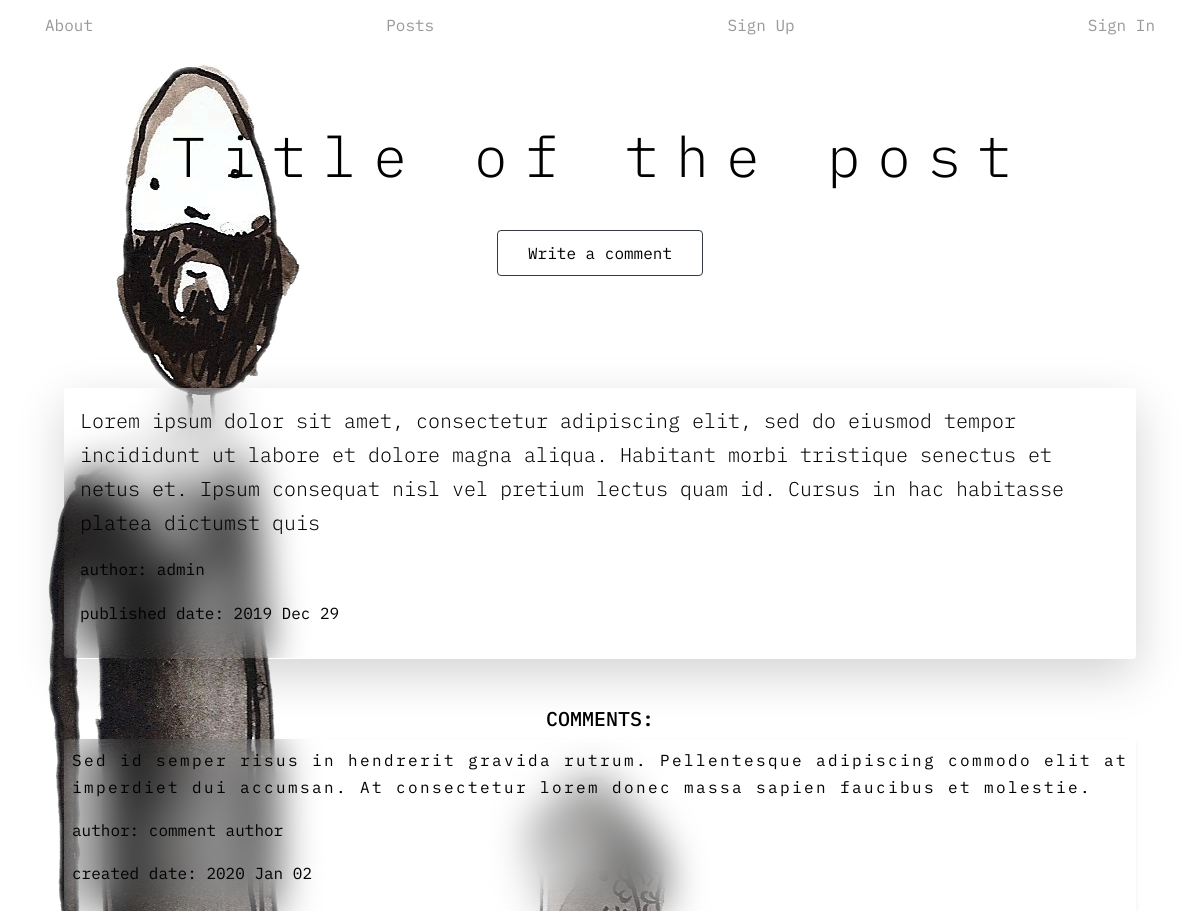
/blog_app/post_list/1/, run on an earlier commit of the app's database.
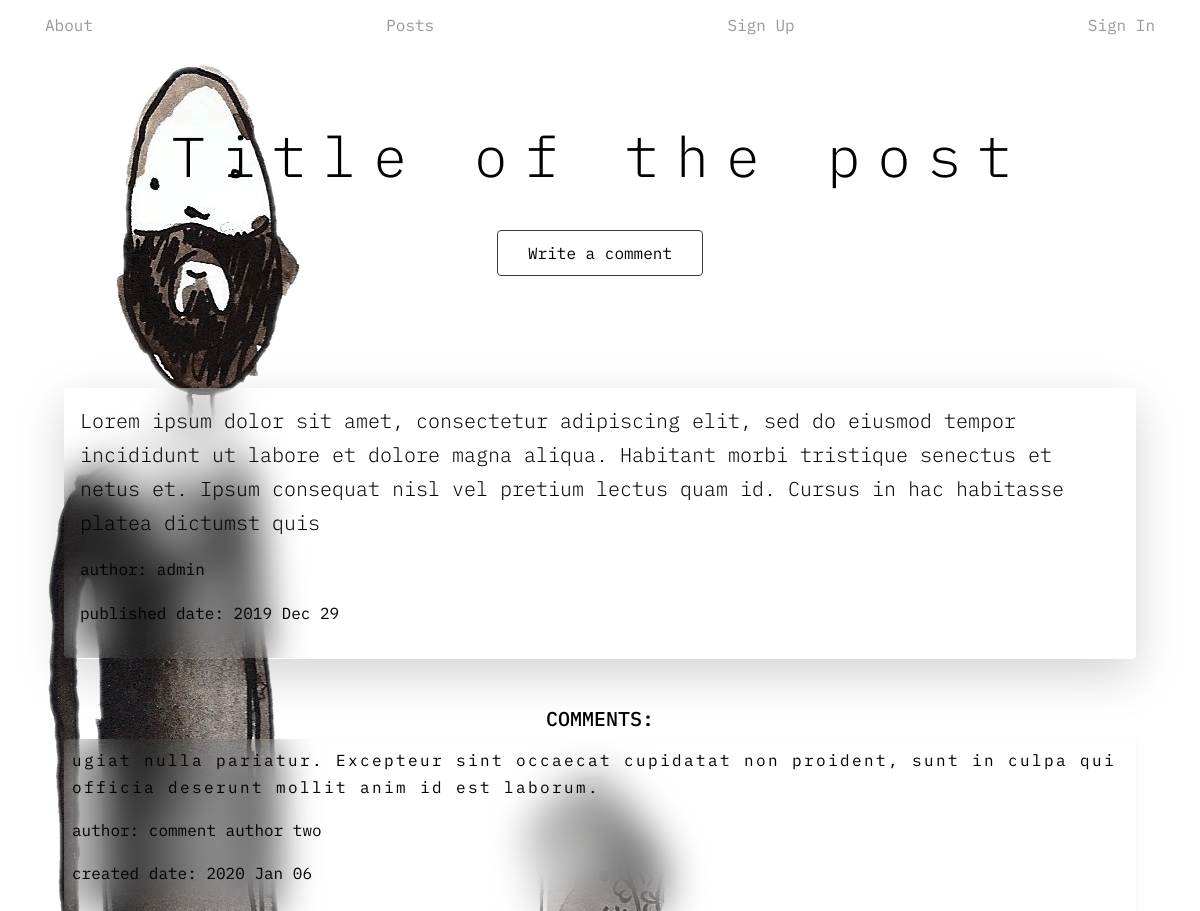
And on a later commit of the database.
### blog_app/models.py (models this page shows, shortened)
class UserPostModel(models.Model):
    post_author = models.ForeignKey(User, on_delete=models.CASCADE)
    post_title = models.CharField(max_length=264)
    post_text = models.TextField(max_length=264)
    post_creation_date = models.DateTimeField(default=timezone.now)
    post_published_date = models.DateTimeField(blank=True, null=True)

class UserCommentModel(models.Model):
    comment_belong = models.ForeignKey(UserPostModel, related_name='related_comment_belong', on_delete=models.CASCADE)
    comment_author = models.CharField(max_length=264)
    comment_text = models.TextField(max_length=264)
    comment_creation_date = models.DateTimeField(default=timezone.now)
    comment_approved = models.BooleanField(default=False)

### blog_app/views.py (the view)
# urls.py: url(r'^post_list/(?P<pk>\d+)/$', views.PostDetailView.as_view(), name='post_detail'),
class PostDetailView(DetailView):
    model = models.UserPostModel
    context_object_name = 'post_detail'
    template_name = 'blog_app/post_detail.html'

### templates/blog_app/post_detail.html (shortened to what this page needs)
{% extends 'main/base.html' %}
    {% block head_primary %}{{ post_detail.post_title }}{% endblock %}
    {% if user.is_authenticated %}
        {% block button_content %}
            {% if post_detail.post_published_date %}
                <a class="btn btn-outline-dark" href="{% url 'blog_app:add_comment' pk=post_detail.pk %}">Write a comment</a>
            {% else %}
                <a class="btn btn-outline-dark" href="{% url 'blog_app:post_publish' pk=post_detail.pk %}">Publish a post</a>
            {% endif %}
        {% endblock %}
    {% endif %}
    {% block content %}
          <div class="group_list_element p-3 mb-5 rounded shadow-lg">
              <p class="lead">{{ post_detail.post_text }}</p>
                <p>author: {{ post_detail.post_author }}</p>
                <div class="row">
                    <div class="col-9">
                        {% if post_detail.post_published_date %}
                            <p>published date: {{ post_detail.post_published_date|date:"Y M d" }}</p>
                        {% else %}
                            <p>created date: {{ post_detail.post_creation_date|date:"Y M d" }}</p>
                        {% endif %}
                    </div>
                </div>
          </div>
        {% block group_content %}
                {% if post_detail.related_comment_belong.count >= 1 %}
                    <h5 class="text-center">COMMENTS:</h5>
                {% endif %}
                <ol class="list-group list-group-flush">
                    {% for comment in post_detail.related_comment_belong.all %}
                        {% if comment.comment_approved %}
                            <li class="list-group-item shadow-sm p-2 mb-2 group_list_element">
                                <p  class="group_description_list">{{ comment.comment_text }}</p>
                                <p>author: {{ comment.comment_author }}</p>
                                <div class="row">
                                    <div class="col-9">
                                        <p>created date: {{ comment.comment_creation_date|date:"Y M d" }}</p>
                                    </div>
                                </div>
                            </li>
                        {% endif %}
                    {% endfor %}
                </ol>
        {% endblock %}
    {% endblock %}

### templates/main/base.html (shortened to what this page needs)
<!DOCTYPE html>
{% load staticfiles %}
<html lang="en">
<head>
    <link rel="stylesheet" type="text/css" href="{% static 'css/style.css' %}">
    <link rel="stylesheet" href="https://stackpath.bootstrapcdn.com/bootstrap/4.3.1/css/bootstrap.min.css">
</head>
<body>
    <nav class="site-header sticky-top py-1">
        <div class="container d-flex flex-column flex-md-row justify-content-between">
            <a class="py-2 d-none d-md-inline-block" href="{% url 'index_view' %}">About</a>
            <a class="py-2 d-none d-md-inline-block" href="{% url 'blog_app:post_list' %}">Posts</a>
            {% if not user.is_authenticated %}
                <a class="py-2 d-none d-md-inline-block" href="{% url 'register_app:register_user' %}">Sign Up</a>
                <a class="py-2 d-none d-md-inline-block" href="{% url 'login_app:login_user' %}">Sign In</a>
            {% else %}
                <a class="py-2 d-none d-md-inline-block" href="{% url 'login_app:logout_user' %}">Sign Out</a>
            {% endif %}
        </div>
    </nav>
    <div class="position-relative overflow-hidden text-center">
        <div class="col-md-10 mx-auto mb-n5 mt-4 heading-primary">
            <h1 class="display-4 heading-primary-main">{% block head_primary %}{% endblock %}</h1>
            <h1 class="pb-4 lead  heading-primary-sub">{% block head_sub %}{% endblock %}</h1>
            {% block button_content %}{% endblock %}
        </div>
    </div>
    <div class="d-md-flex flex-md-equal w-100 my-md-3 pl-md-3">
        <div class="mr-md-3 pt-3 px-3 pt-md-5 px-md-5 overflow-hidden">
            <div class="my-3 py-3">
                {% block content %}
                {% endblock %}
            </div>
        </div>
    </div>
</body>
</html>

### static/css/style.css (style rules this page uses)
* { margin: 0; padding: 0; box-sizing: border-box; }
html body { font-family: 'IBM Plex Mono', monospace; font-weight: 400; font-size: 16px; line-height: 1.7; color: black; height: 80vh; background-image: url(../img/Fis_Ikr_crop-cutout.png); background-size: auto; background-repeat: no-repeat; background-position: top 4em left 3em; }
.group_list_element { background-color: rgba(255, 255, 255, 0) !important; -webkit-backdrop-filter: saturate(180%) blur(2.5em) !important; backdrop-filter: saturate(10%) blur(1.25em) !important; margin-bottom: 2em !important; border-bottom: none !important; border-top: none !important; border-radius: .25rem !important; text-decoration: none; color: black; }
.group_description_list { font-size: 1em; letter-spacing: 0.15em; }
.overflow-hidden { overflow: hidden; }
.heading-primary { color: black; text-transform: none; backface-visibility: hidden; padding-top: 3em; padding-bottom: 4em; }
.heading-primary-main { display: block; font-size: 2.5rem; font-weight: 400; letter-spacing: 0.3em; animation-name: moveInLeft; animation-duration: 1.5s; animation-delay: 0.2s; animation-timing-function: ease-in-out; }
.heading-primary-sub { display: block; font-size: 1em; font-weight: 400; letter-spacing: 0.2em; animation-name: moveInRight; animation-duration: 1.5s; animation-delay: 0.1s; animation-timing-function: ease-in-out; }
.btn:link, .btn:visited { text-decoration: none; background-color: transparent; color: black; padding: 10px 30px; display: inline-block; -webkit-backdrop-filter: saturate(180%) blur(2.5em) !important; backdrop-filter: saturate(10%) blur(1.25em) !important; animation: moveInRight !important; }
.site-header { -webkit-backdrop-filter: saturate(180%) blur(2.5em); backdrop-filter: saturate(180%) blur(1.25em); }
.site-header a { color: #999; transition: ease-in-out color .15s; }
@media (min-width: 48em) { .flex-md-equal > * { -ms-flex: 1; -webkit-box-flex: 1; flex: 1; } }

What changed in the data, as far as the page shows it:
removed UserCommentModel: comment_text "Sed id semper risus in hendrerit gravida rutrum. Pellentesque adipiscing commodo elit at imperdiet dui accumsan. At consectetur lorem donec massa sapien faucibus et molestie.", comment_author "comment author", comment_creation_date "2020 Jan 02"
added UserCommentModel: comment_text "ugiat nulla pariatur. Excepteur sint occaecat cupidatat non proident, sunt in culpa qui officia deserunt mollit anim id est laborum.", comment_author "comment author two", comment_creation_date "2020 Jan 06"
